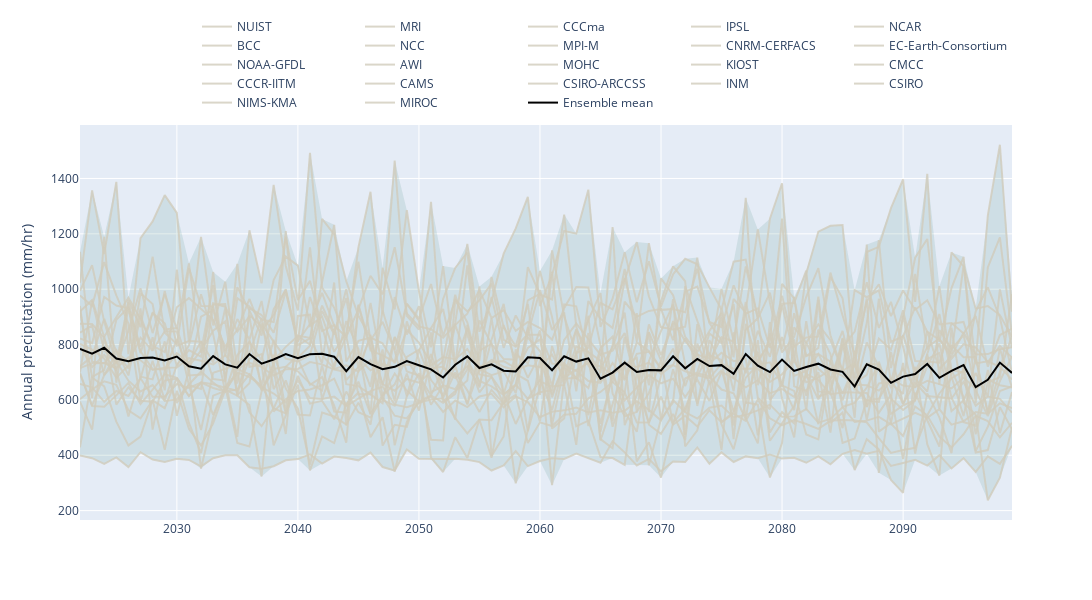
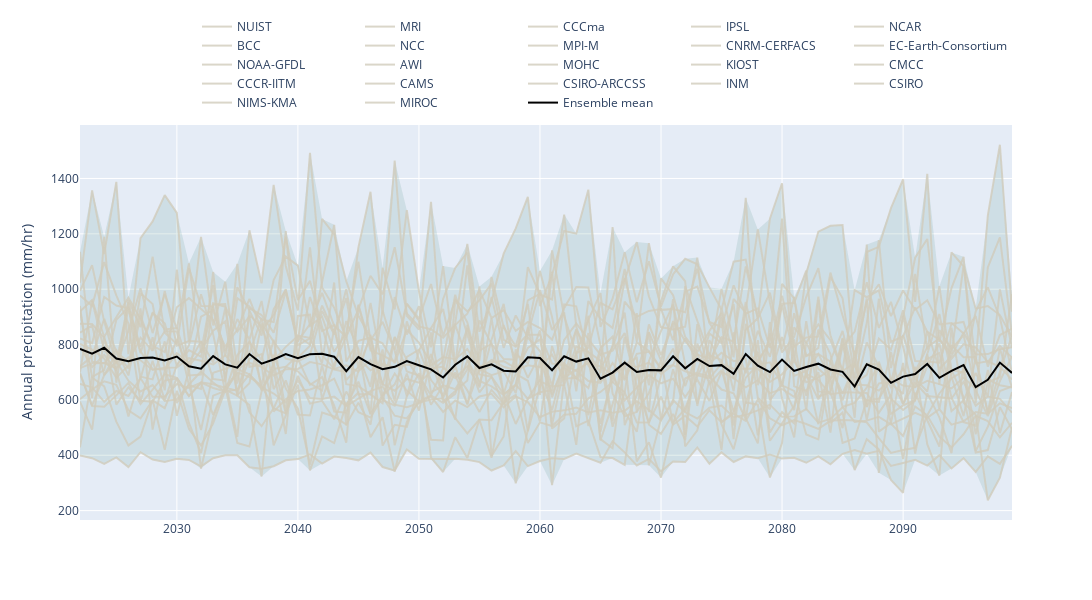

Notebook source saved alongside these figures, in order:
### Code cell
import plotly.graph_objs as go

list_figs =[
    go.Scatter(
        x=df_year.index.tolist()+df_year.index[::-1].tolist(), # x, then x reversed
        y=df_year.max(axis=1).tolist()+df_year.min(axis=1).tolist()[::-1], # upper, then lower reversed
        fill='toself',
        fillcolor='rgba(0,100,80,0.1)',
        line=dict(color='rgba(255,255,255,0)'),
        hoverinfo="skip",
        showlegend=False,
        name='Range',
    )
]

for col in df_year.columns:
    list_figs.append(go.Scatter(x=df_year.index, y=df_year[col], mode='lines', line=dict(color='rgba(209,204,188,0.8)'), name=col,))
list_figs.append(    go.Scatter(
        x=df_year.index,
        y=df_year.mean(axis=1),
        line=dict(color='rgb(0,0,0)'),
        mode='lines',
        name='Ensemble mean',
    ))

fig= go.Figure(list_figs, dict(width=1200, height=600))

fig.update_layout(legend=dict(
    orientation="h",
    yanchor="bottom",
    y=1.02,
    xanchor="right",
    x=1),
    yaxis_title= 'Annual precipitation (mm/hr)')
fig.show()
